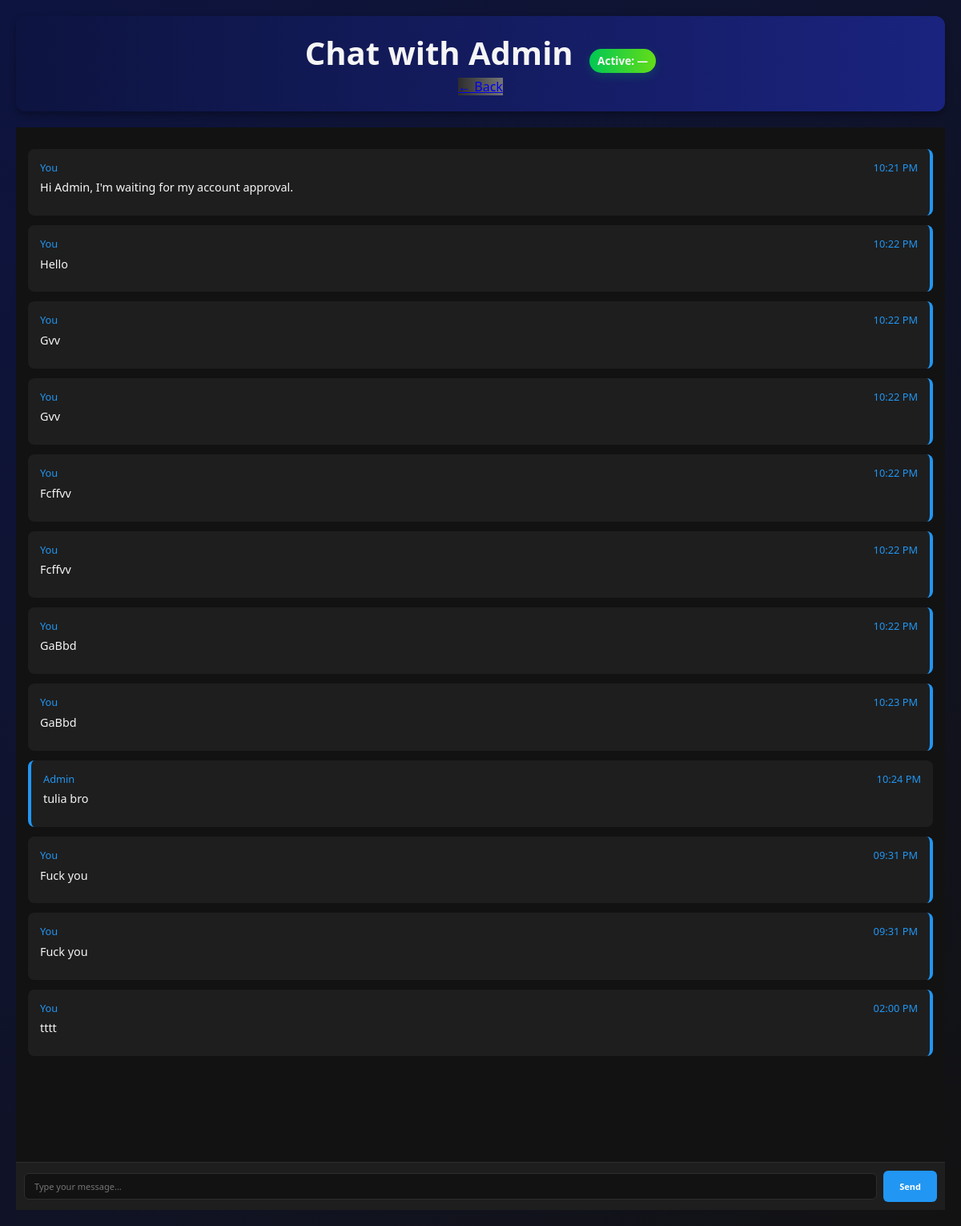
The app's page /pending_chat/415ce9af-f84c-4e35-9563-88b4a088eddb (signed in) with its own data.
### models.py (models this page shows)
class PrivateMessage(db.Model):
    id = db.Column(db.String(36), primary_key=True, default=lambda: str(uuid.uuid4()))
    chat_id = db.Column(db.String(36), db.ForeignKey('private_chat.id'))
    user_id = db.Column(db.String(36), db.ForeignKey('user.id'))
    content = db.Column(db.Text, nullable=False)
    image_path = db.Column(db.String(200))
    voice_path = db.Column(db.String(200))
    identity_revealed = db.Column(db.Boolean, default=False)
    voice_type = db.Column(db.String(20), default='normal')
    is_read = db.Column(db.Boolean, default=False)  # New field for unread/read status
    created_at = db.Column(db.DateTime, default=datetime.utcnow)
    user = db.relationship('User')
    chat = db.relationship('PrivateChat', backref='messages')

### app.py (the view)
@app.route('/pending_chat/<chat_id>')
@login_required
def pending_chat(chat_id):
    try:
        print(f"Accessing pending chat with ID: {chat_id}")  # Debug log
        chat = PrivateChat.query.filter_by(id=chat_id).first()
        if not chat:
            print(f"Chat not found with ID: {chat_id}")  # Debug log
            abort(404)
        print(f"Found chat: {chat.id}, user_id: {chat.user_id}")  # Debug log
        if chat.user_id != current_user.id:
            print(f"Access denied: chat user_id {chat.user_id} != current user {current_user.id}")  # Debug log
            abort(403)
        messages = PrivateMessage.query.filter_by(chat_id=chat_id).order_by(PrivateMessage.created_at.asc()).all()
        print(f"Found {len(messages)} messages")  # Debug log
        return render_template('pending_chat.html', chat=chat, messages=messages)
    except Exception as e:
        print(f"Error in pending_chat: {str(e)}")  # Debug log
        print(f"Traceback: {traceback.format_exc()}")  # Full error traceback
        abort(404)

### app.py (called while the page is built)
@app.context_processor
def inject_csrf_token():
    return {'csrf_token': generate_csrf}

@login_manager.user_loader
def load_user(user_id):
    try:
        uid = int(user_id)
    except Exception:
        uid = user_id
    return db.session.get(User, uid)

@app.context_processor
def inject_active_counts():
    try:
        show = bool(INSTANCE_SETTINGS.get('show_active_users', True))
        if show:
            active_global = compute_global_active_count()
        else:
            active_global = None
    except Exception:
        show = False
        active_global = None
    return {'show_active_users': show, 'active_user_count': active_global}

### templates/pending_chat.html (shortened to what this page needs)
<!DOCTYPE html>
<html lang="en">
<head>
    <link rel="stylesheet" href="{{ url_for('static', filename='style.css') }}">
</head>
<body>
    <div class="container">
        <header>
            <h1>Chat with Admin <span id="chat-active-badge" class="active-badge" data-active-target="chat:{{ chat.id }}" style="margin-left:10px;">Active: —</span></h1>
            <a href="{{ url_for('index') }}" class="btn-secondary">← Back</a>
        </header>
        <div class="chat-messages" id="messagesContainer">
            {% for message in messages %}
                <div class="message {% if message.user_id == current_user.id %}sent{% else %}received{% endif %}" data-message-id="{{ message.id }}">
                    <div class="message-header">
                        <span class="sender">{{ 'You' if message.user_id == current_user.id else 'Admin' }}</span>
                        <span class="timestamp" data-timestamp="{{ (message.created_at.timestamp() * 1000)|int }}">{{ message.created_at.strftime('%I:%M %p') }}</span>
                    </div>
                    <div class="message-content">{{ message.content }}</div>
                </div>
            {% else %}
                <p class="empty-state">No messages yet. Start the conversation!</p>
            {% endfor %}
        </div>
        <div class="chat-input">
            <form id="messageForm">
                <input type="text" name="content" id="messageInput" placeholder="Type your message..." required>
                <button type="submit">Send</button>
            </form>
        </div>
    </div>
</body>
</html>

### static/style.css (style rules this page uses)
:root { --primary-blue: #1a237e; --dark-blue: #0d1440; --light-blue: #2196f3; --black: #121212; --dark-gray: #1e1e1e; --medium-gray: #2d2d2d; --light-gray: #757575; --white: #f5f5f5; --green: #4caf50; --red: #f44336; --yellow: #ffc107; --purple: #9c27b0; }
* { margin: 0; padding: 0; box-sizing: border-box; font-family: 'Segoe UI', Tahoma, Geneva, Verdana, sans-serif; }
html, body { height: 100%; width: 100%; margin: 0; padding: 0; overflow-x: hidden; }
body { background: linear-gradient(135deg, var(--dark-blue) 0%, var(--black) 100%); color: var(--white); font-size: 11px; line-height: 1.3; position: relative; -webkit-overflow-scrolling: touch; }
.container { width: 100%; margin: 0 auto; padding: 15px; box-sizing: border-box; min-height: 100%; }
header { background: linear-gradient(to right, var(--dark-blue), var(--primary-blue)); padding: 20px 15px; text-align: center; border-radius: 12px; margin-bottom: 20px; box-shadow: 0 4px 8px rgba(0, 0, 0, 0.3); }
h1 { font-size: 1.2rem; margin-bottom: 6px; font-weight: 600; }
input, select, textarea, button { width: 100%; padding: 8px 12px; margin: 6px 0; border: none; border-radius: 6px; font-size: 11px; -webkit-appearance: none; appearance: none; }
input, select, textarea { background: var(--black); border: 1px solid var(--medium-gray); color: var(--white); }
button { background: linear-gradient(to right, var(--primary-blue), var(--light-blue)); color: white; border: none; cursor: pointer; font-weight: 600; transition: all 0.3s ease; margin: 10px 0; }
.btn-secondary { background: linear-gradient(to right, var(--medium-gray), var(--light-gray)); }
.chat-messages { flex: 1; padding: 15px; overflow-y: auto; background: var(--black); position: relative; padding-bottom: 120px; }
.chat-messages { order: 1; }
.chat-input { order: 2; }
.chat-input { position: relative; z-index: 60; }
.message { margin: 12px 0; padding: 15px; border-radius: 8px; background: var(--medium-gray); position: relative; display: block; clear: both; z-index: 1; animation: messageAppear 0.3s ease; transition: transform 0.2s, background-color 0.2s; cursor: pointer; }
.message.sent { margin-left: auto; background: var(--dark-gray); border-right: 4px solid var(--light-blue); border-left: none; }
.message.received { margin-right: auto; background: var(--dark-gray); border-left: 4px solid var(--light-blue); }
.message-header { display: flex; justify-content: space-between; margin-bottom: 8px; font-size: 0.8rem; color: var(--light-blue); font-weight: 500; }
.message-content { margin-bottom: 10px; word-wrap: break-word; color: var(--white); font-size: 0.9rem; }
.chat-input { background: var(--dark-gray); padding: 10px; border-top: 1px solid var(--medium-gray); }
#messageForm { display: flex !important; align-items: center; gap: 8px; width: 100%; }
#messageInput { flex: 1; margin: 0; }
#messageForm button[type="submit"] { background: var(--light-blue); margin: 0; padding: 12px 20px; width: auto; }
@media (min-width: 768px) { .container { max-width: 1200px; padding: 20px; } }
@media (min-width: 768px) { h1 { font-size: 2.5rem; } }
@media (min-width: 768px) { body { font-size: 16px; } }
@media (min-width: 769px) { .chat-area, .chat-header, .chat-input { position: static !important; left: auto !important; right: auto !important; top: auto !important; bottom: auto !important; transform: none !important; } }
@media (min-width: 769px) { .chat-messages { position: relative !important; bottom: auto !important; padding-bottom: 120px; } }
.active-badge { display: inline-block; padding: 6px 10px; border-radius: 999px; font-size: 0.85rem; font-weight: 600; color: var(--white); background: linear-gradient(90deg, #00c853, #64dd17); box-shadow: 0 4px 12px rgba(0, 200, 83, 0.18); transform-origin: center; animation: badgePulse 2.5s ease-in-out infinite; }

### records on screen
PrivateMessage: user_id "You", created_at "10:21 PM", content "Hi Admin, I'm waiting for my account approval."
PrivateMessage: user_id "You", created_at "10:22 PM", content "Hello"
PrivateMessage: user_id "You", created_at "10:22 PM", content "Gvv"
PrivateMessage: user_id "You", created_at "10:22 PM", content "Gvv"
PrivateMessage: user_id "You", created_at "10:22 PM", content "Fcffvv"
PrivateMessage: user_id "You", created_at "10:22 PM", content "Fcffvv"
PrivateMessage: user_id "You", created_at "10:22 PM", content "GaBbd"
PrivateMessage: user_id "You", created_at "10:23 PM", content "GaBbd"
PrivateMessage: user_id "Admin", created_at "10:24 PM", content "tulia bro"
PrivateMessage: user_id "You", created_at "09:31 PM", content "Fuck you"
PrivateMessage: user_id "You", created_at "09:31 PM", content "Fuck you"
PrivateMessage: user_id "You", created_at "02:00 PM", content "tttt"
